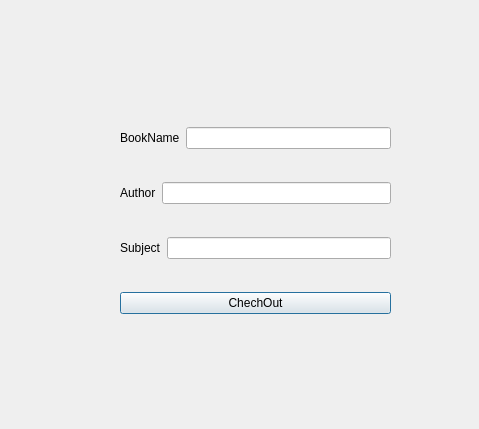
<?xml version="1.0" encoding="UTF-8"?>
<ui version="4.0">
 <class>Window_ChechOutBook</class>
 <widget class="QDialog" name="Window_ChechOutBook">
  <property name="geometry">
   <rect>
    <x>0</x>
    <y>0</y>
    <width>479</width>
    <height>429</height>
   </rect>
  </property>
  <property name="windowTitle">
   <string>Dialog</string>
  </property>
  <widget class="QWidget" name="layoutWidget">
   <property name="geometry">
    <rect>
     <x>120</x>
     <y>100</y>
     <width>271</width>
     <height>241</height>
    </rect>
   </property>
   <layout class="QVBoxLayout" name="verticalLayout_2">
    <item>
     <layout class="QHBoxLayout" name="horizontalLayout_5">
      <item>
       <widget class="QLabel" name="label_BookName">
        <property name="text">
         <string>BookName</string>
        </property>
       </widget>
      </item>
      <item>
       <widget class="QLineEdit" name="lineEdit_BookName"/>
      </item>
     </layout>
    </item>
    <item>
     <layout class="QHBoxLayout" name="horizontalLayout_6">
      <item>
       <widget class="QLabel" name="label_AuthorName">
        <property name="text">
         <string>Author</string>
        </property>
       </widget>
      </item>
      <item>
       <widget class="QLineEdit" name="lineEdit_AuthorName"/>
      </item>
     </layout>
    </item>
    <item>
     <layout class="QHBoxLayout" name="horizontalLayout_7">
      <item>
       <widget class="QLabel" name="label_Subject">
        <property name="text">
         <string>Subject</string>
        </property>
       </widget>
      </item>
      <item>
       <widget class="QLineEdit" name="lineEdit_Subject"/>
      </item>
     </layout>
    </item>
    <item>
     <widget class="QPushButton" name="pushButton_CheckOut">
      <property name="text">
       <string>ChechOut</string>
      </property>
     </widget>
    </item>
   </layout>
  </widget>
 </widget>
 <resources/>
 <connections/>
</ui>
